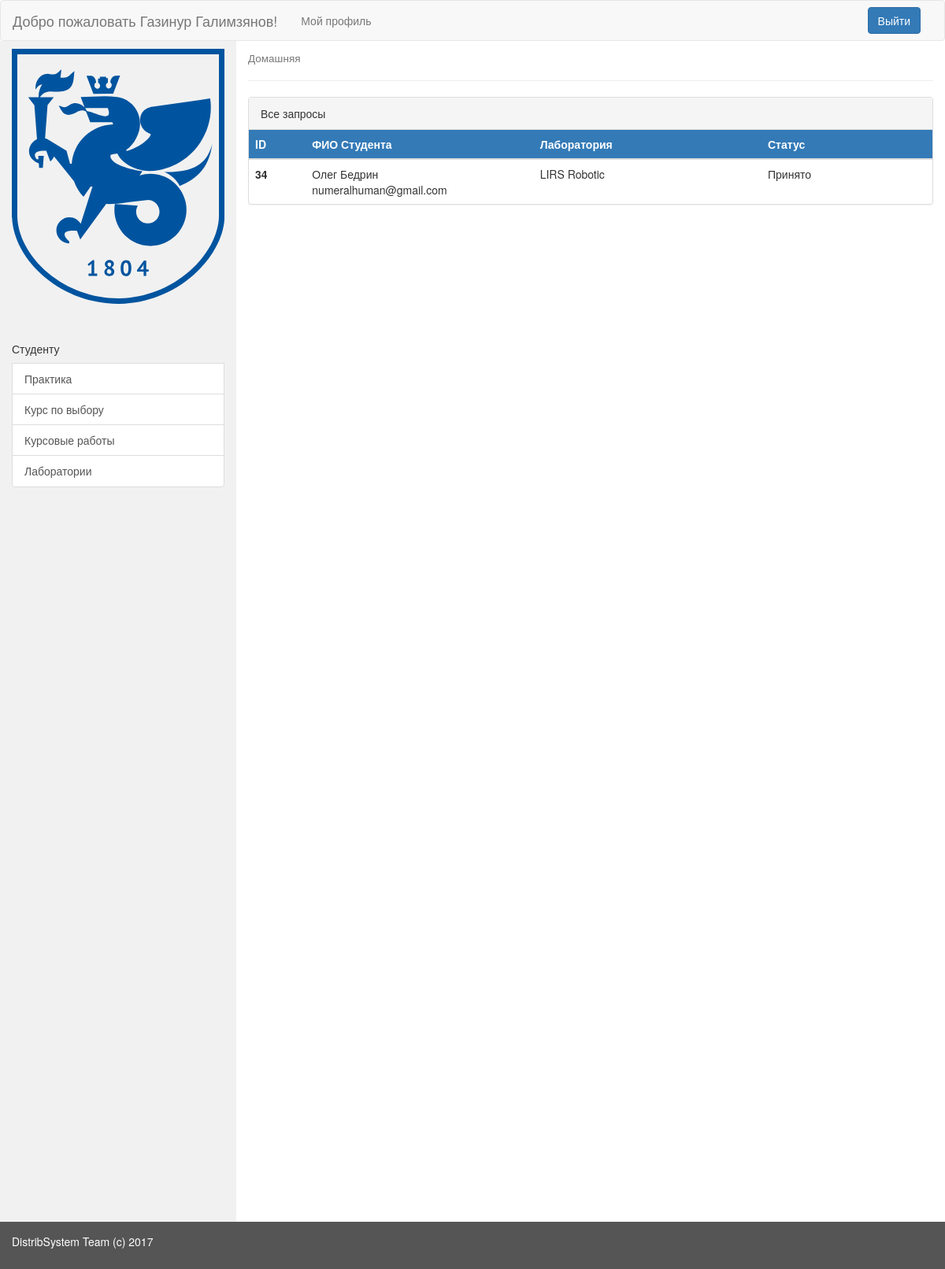
/distribution/my_profile/23/cooperator/Practice/view_requests (signed in), run on the app's committed database.
### choose_distrib/models.py (models this page shows, shortened)
class Request(models.Model):
    student = models.ForeignKey(User, on_delete=models.CASCADE)
    container = models.ForeignKey(Container, on_delete=models.CASCADE)
    STATUS = (
        (0, 'SENDED'),
        (1, 'ACCEPTED'),
        (2, 'DECLINED'),
    )
    status = models.IntegerField(
        default=0,
        validators=[MaxValueValidator(2), MinValueValidator(0)],
        choices=STATUS
    )
    REQUESTTYPE = (
        ('Laboratory', 'laboratory'),
        ('Course', 'course'),
        ('Practice', 'practice'),
        ('ScienceHead', 'science_director')
    )
    request_type = models.CharField(max_length=20, choices=REQUESTTYPE)
    send_date = models.DateTimeField(auto_now_add=True)
    change_date = models.DateField(auto_now=True)

class Container(models.Model):
    container_name = models.CharField(max_length=100, verbose_name='Название')
    container_director = models.ManyToManyField(User)
    container_capacity = models.IntegerField(
        default=0,
        validators=[MaxValueValidator(300), MinValueValidator(0)]
    )
    CONTAINERCHOISE = (
        ('Laboratory', 'laboratory'),
        ('Course', 'course'),
        ('Practice', 'practice'),
        ('ScienceHead', 'science_director')
    )
    container_type = models.CharField(max_length=20, choices=CONTAINERCHOISE)
    def __str__(self):
        return self.container_name

### choose_distrib/views.py (the view)
# urls.py: url(r'^(?P<request_type>[A-z]+)/(?P<action_type>[A-z]+)$', views.coop_form, name='cooperator')]))
def coop_form(request, user_id, request_type, action_type):
    context = {}
    requests = []
    try:
        requests.append(list(Request.objects.filter(request_type=request_type)))
        context = {
            'user_id': user_id,
            "requests": requests,
        }
    except:
        messages.add_message(request, messages.INFO, 'Список заявок пуст')
    context.update(base_context(request))
    if action_type == 'view_requests':
        return render(request, 'accounts/parts/requests_table_without_buttons.html', context)
    if action_type == 'print_requests':
        return render(request, 'accounts/parts/print_template.html', context)

### userroles/utils.py (called while the page is built)
def get_entity_from_db(user, name):
    model = None
    try :
        model=getattr(module, name).objects.get(user=user)
        if model is not None:
            return model
    except:
        return None

### userroles/views.py (called while the page is built)
@login_required(login_url='/accounts/login')
def base_context(request):
    user = request.user
    is_student = get_entity_from_db(user, 'Student')
    is_cooperator = get_entity_from_db(user, 'Cooperator')
    is_professor = get_entity_from_db(user, 'Professor')
    is_sci_director = get_entity_from_db(user, 'ScientificDirector')
    context = {
        "user_id": user.id,
        "user_surname": user.last_name,
        "user_name": user.first_name,
        "user_email": user.email,
        "user_username": user.username,
        "is_student": is_student,
        "is_professor": is_professor,
        "is_cooperator": is_cooperator,
        "is_sci_director": is_sci_director
    }
    return context

### userroles/templates/accounts/parts/requests_table_without_buttons.html
{% extends 'accounts/my_profile.html' %}
{% block content %}
<div class="panel panel-default">
  <div class="panel-heading">Все запросы</div>
  {% if requests %}
    <table class="table table-hover">
      <thead>
          <tr>
            <th class="col-sm-1 bg-primary th-align-and-text-size">ID</th>
            <th class="col-lg-4 bg-primary th-align-and-text-size">ФИО Студента</th>
            <th class="col-lg-4 bg-primary th-align-and-text-size">Лаборатория</th>
            <th class="col-lg-4 bg-primary th-align-and-text-size">Статус</th>
          </tr>
      </thead>
      <tbody class="table-striped">
          {% for list in requests %}
            {% for req in list %}
              <tr>
                <th scope="row">{{ req.id }}</th>
                <td><span id="space">{{ req.student.first_name }} {{ req.student.last_name }}<br>{{ req.student.email }}</span></td>
                <td>{{ req.container }}</td>
                <td>
                  <div id="space">
                    {% if req.status is 0 %}
                      <p>Рассматривается</p>
                    {% elif req.status is 1 %}
                      <p>Принято</p>
                    {% elif req.status is 2 %}
                      <p>Отказано</p>
                    {% else %}
                      <p>Неверный код запроса: {{ req.status }}</p>
                    {% endif %}
                  </div>
                </td>
              </tr>
            {% endfor %}
          {% endfor %}
      </tbody>
    </table>
  {% else %}
    <div class="h2-margin">
      <h2>На текущий момент нет запросов.</h2>
    </div>
  {% endif %}
</div>
{% endblock %}

### userroles/templates/accounts/my_profile.html (shortened to what this page needs)
{% load static %}
<!DOCTYPE html>
<html lang="en">
  <head>
    <link href="{% static 'userroles/css/bootstrap.min.css' %}" rel="stylesheet" type="text/css">
    <link rel="stylesheet" type="text/css" href="{% static 'userroles/css/style.css' %}">
  </head>
  <body>
    <nav class="navbar navbar-default">
      <div class="container-fluid">
        <div class="navbar-header">
          <a class="navbar-brand" href="{% url 'userroles:profile' user_id %}" >Добро пожаловать {{ user_name }} {{ user_surname }}!</a>
        </div>
        <div class="collapse navbar-collapse" id="topNavBar">
          <ul class="nav navbar-nav">
            <li class="">
              <a href="{% url 'userroles:profile' user_id %}">Мой профиль</a>
            </li>
          </ul>
          <form class="navbar-form navbar-right" action="{% url 'userroles:logout' %}">
            <button class="btn btn-primary" type="submit">Выйти</button>
          </form>
        </div>
      </div>
    </nav>
    <div class="container-fluid">
      <div class="row content">
        <div class="col-sm-3 sidenav">
          <img class="image-padding" src="{% static "userroles/img/profile_logo.svg" %}">
          <div class="list-group">
            <br><br>
            {% if is_student %}
              {% include "accounts/parts/menus/student_menu.html" %}
            {% endif %}
          </div>
        </div>
        <div class="col-sm-9">
          <h4><small>Домашняя</small></h4>
          <hr>
          {% block content %}
          {% endblock %}
        </div>
      </div>
    </div>
    <footer class="container-fluid">
      <p>DistribSystem Team (c) 2017</p>
    </footer>
  </body>
</html>

### userroles/static/userroles/css/style.css (style rules this page uses)
.image-padding { padding-top: 10px; }
.row.content { height: 1500px }
.sidenav { background-color: #f1f1f1; height: 100%; }
footer { background-color: #555; color: white; padding: 15px; }
.table>thead>tr { background-color: #0074D9; color:#ffffff; }
.navbar { margin-bottom: 0px; }

### data on the page
Request: id "34", student.first_name "Олег", student.last_name "Бедрин", student.email "numeralhuman@gmail.com", container "LIRS Robotic", status "Принято"

### other printed values
{{ user_name }} "Газинур"
{{ user_surname }} "Галимзянов"
